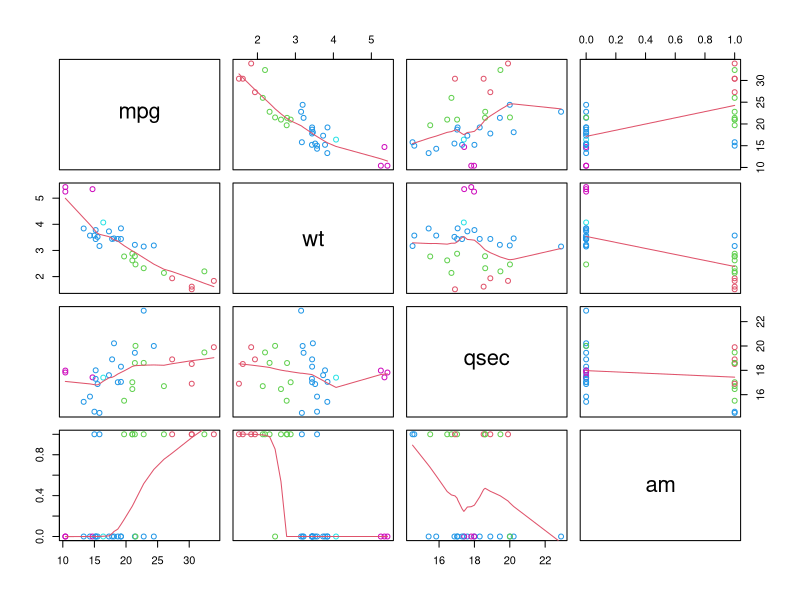
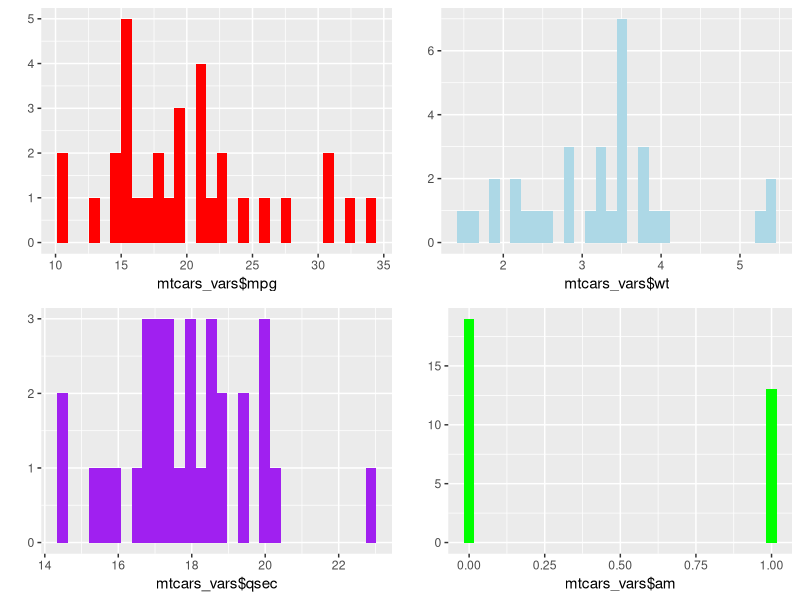

Write R code to recreate these figures, in order.
# Simple regression models example

# linear regresion
data(mtcars)
n <- length(mtcars$mpg)
alpha <- 0.05
limod <- lm(mpg ~ am, data = mtcars)
coef(summary(limod))

pe <- coef(summary(limod))["am", "Estimate"]
se <- coef(summary(limod))["am", "Std. Error"]
tstat <- qt(1 - alpha/2, n - 2)  # n - 2 for model with intercept and slope
pe + c(-1, 1) * (se * tstat)

# multiple regression
bestfit <- lm(mpg ~ wt + qsec + am, data = mtcars)
coef(summary(bestfit))

pe <- coef(summary(bestfit))["am", "Estimate"]
se <- coef(summary(bestfit))["am", "Std. Error"]
tstat <- qt(1 - alpha/2, n - 2)  # n - 2 for model with intercept and slope
pe + c(-1, 1) * (se * tstat)

# Nested model
fit1 <- lm(mpg ~ wt, data = mtcars)
fit2 <- update(fit1, mpg ~ wt + qsec)
fit3 <- update(fit2, mpg ~ wt + qsec + am)
anova(fit1, fit2, fit3)

mtcars_vars <- mtcars[, c(1, 6, 7, 9)]
mar.orig <- par()$mar  # save the original values 
par(mar = c(1, 1, 1, 1))  # set your new values 
pairs(mtcars_vars, panel = panel.smooth, col = 9 + mtcars$wt)

par(mar = mar.orig)  # put the original values back 
cor(mtcars_vars)

library(ggplot2)
library(gridExtra)
mpg_dist <- qplot(mtcars_vars$mpg, fill = I("red"))
wt_dist <- qplot(mtcars_vars$wt, fill = I("lightblue"))
qsec_dist <- qplot(mtcars_vars$qsec, fill = I("purple"))
am_dist <- qplot(mtcars_vars$am, fill = I("green"))
grid.arrange(mpg_dist, wt_dist, qsec_dist, am_dist, ncol = 2)
